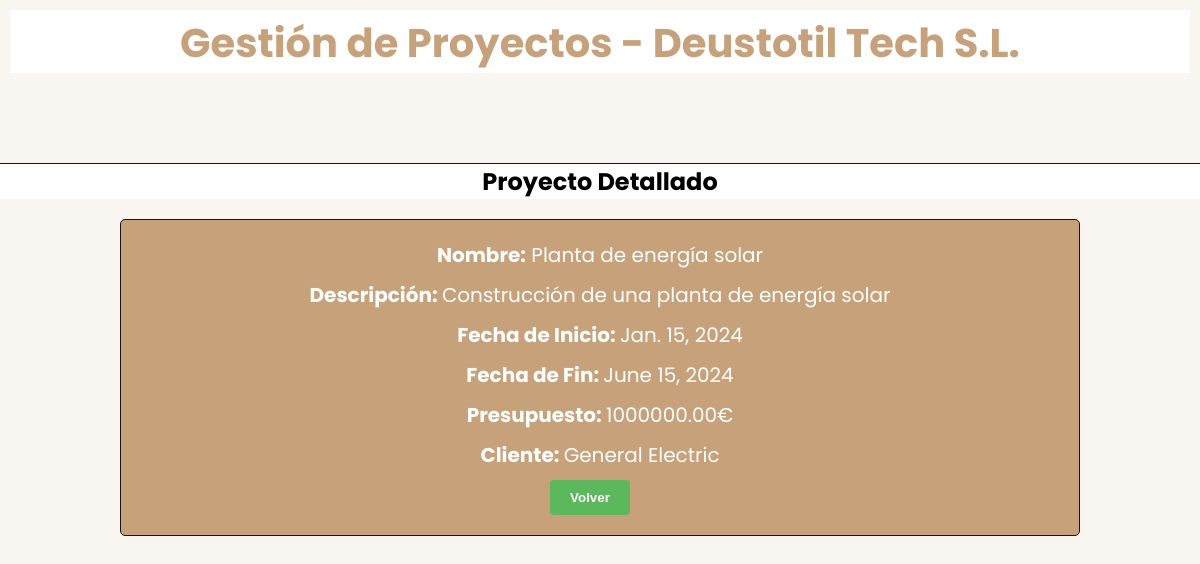
The page /DjangoGePrApp/detProyecto/1/ on the database its author committed.
### DjangoGePrApp/models.py (models this page shows, shortened)
class Proyecto(models.Model):
    nombre = models.CharField(max_length=100)
    descripcion = models.TextField()
    fecha_inicio = models.DateField()
    fecha_fin = models.DateField()
    presupuesto = models.DecimalField(max_digits=10, decimal_places=2)
    cliente = models.ForeignKey(Cliente, on_delete=models.CASCADE, related_name='proyectos')

class Cliente(models.Model):
    nombre = models.CharField(max_length=100)
    telefono = models.CharField(max_length=20)
    direccion = models.CharField(max_length=255)
    def __str__(self):
        return self.nombre

### DjangoGePrApp/views.py (the view)
# urls.py: path('detProyecto/<int:proyecto_id>/', views.detProyecto, name='detProyecto'),
def detProyecto(request, proyecto_id):
    proyecto = Proyecto.objects.get(pk=proyecto_id)
    context = {'titulo_pagina' : 'Proyecto Detallado', 'pro' : proyecto}
    return render(request, 'detProyecto.html', context)

### DjangoGePrApp/templates/detProyecto.html (shortened to what this page needs)
{% extends "header.html" %}
{% block contenido %}
<div class="formulario">
    <div>
      <strong>Nombre:</strong> {{ pro.nombre }}
    </div>
    <div>
      <strong>Descripción: </strong> {{ pro.descripcion }}
    </div>
    <div>
      <strong>Fecha de Inicio: </strong> {{ pro.fecha_inicio }}
    </div>
    <div>
      <strong>Fecha de Fin: </strong> {{ pro.fecha_fin }}
    </div>
    <div>
      <strong>Presupuesto: </strong> {{ pro.presupuesto }}€
    </div>
    <div>
      <strong>Cliente: </strong> {{ pro.cliente }}
    </div>
    <button class="nav" type="submit"><a href="{% url 'listados' %}">Volver</a></button>
  </div>
{% endblock %}

### static/style.css (style rules this page uses)
:root { --primary-color: #c7a17a; --background-color: #f9f5f0; --dark-color: #151515; --accent-color: #efa162; --form-background: #5cb85c; --form-hover: #4cae4c; --btn-blue: rgb(0, 162, 255); --btn-yellow: rgb(226, 226, 84); --btn-red: rgb(241, 64, 64); }
body, html { height: 100%; font-family: 'Poppins', sans-serif; font-size: 62.5%; box-sizing: border-box; margin: 0; padding: 0; background-color: var(--background-color); }
* { margin: 0; padding: 0; box-sizing: border-box; }
a { text-decoration: none; }
input, button { outline: none; border: none; }
.nav { background-color: var(--background-color); padding: 10px; display: inline-block; margin-right: 20px; font-weight: bold; border: none; cursor: pointer; }
.nav a { color: var(--primary-color); font-weight: bold; }
.formulario, .detallesProyecto, .detallesTarea, .detallesEmpleado, .detallesCliente { margin: 20px auto; padding: 20px; border: 1px solid var(--dark-color); background-color: var(--primary-color); border-radius: 5px; width: 80%; text-align: center; color: white; font-size: 2rem; }
.formulario div, .detallesProyecto div, .detallesTarea div, .detallesEmpleado div, .detallesCliente div { margin-bottom: 10px; }
button[type="submit"] { background-color: var(--form-background); color: white; padding: 1rem 2rem; border-radius: 4px; cursor: pointer; }
button[type="submit"] a { color: white; cursor: pointer; }

### rows shown on the page
Proyecto: nombre "Planta de energía solar", descripcion "Construcción de una planta de energía solar", fecha_inicio "Jan. 15, 2024", fecha_fin "June 15, 2024", presupuesto "1000000.00", cliente "General Electric"

### other values the page prints
{{ titulo_pagina }} "Proyecto Detallado"
